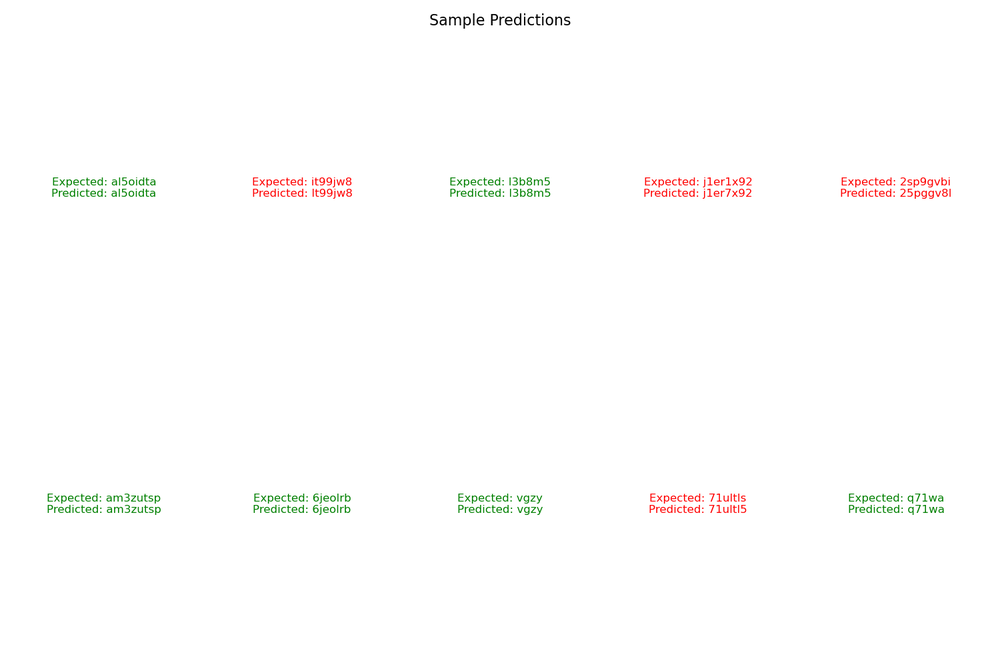
#> input picture playground/sample_predictions.png, 1000 x 667 px, shrunk from 1500 x 1000 before the run
$ python -i preprocessing.py   (imports and definitions only)
#> lines starting #> are read from the running program, lines starting #| are printed output that depends on the picture; after the words box and inside, x2 and y2 are one past the last pixel; in counts of white or black regions, pixels touching at a corner belong together
#> further down, picture is the input picture: shape (667, 1000, 3); mean B, G, R 252.9, 253.5, 253.7
import cv2
import numpy as np


"""
Preprocessing methods for Phase 1 of the pipeline.

Note: [Private] methods refer to internal helper functions that stay within this package, while [Public] methods
are the ones meant to be exported for use by other packages.
"""


"""
[Private] Denoising methods
"""
def replace_black_with_median(image: np.ndarray, kernel_size=5) -> np.ndarray:
    """
    Replaces all black pixels in an image with the median of their local neighborhood.

    Parameters:
        image: Input image (grayscale or color)
        kernel_size: Size of the patch used for computing the median
    Returns:
        denoised_image: Image with black pixels replaced by median values
    """
#> called with kernel_size = 5
    is_color = len(image.shape) == 3
#> is_color = True

    # Define black pixel condition
    if is_color:
        black_pixels = np.all(image == [0, 0, 0], axis=-1)  # Mask for black pixels
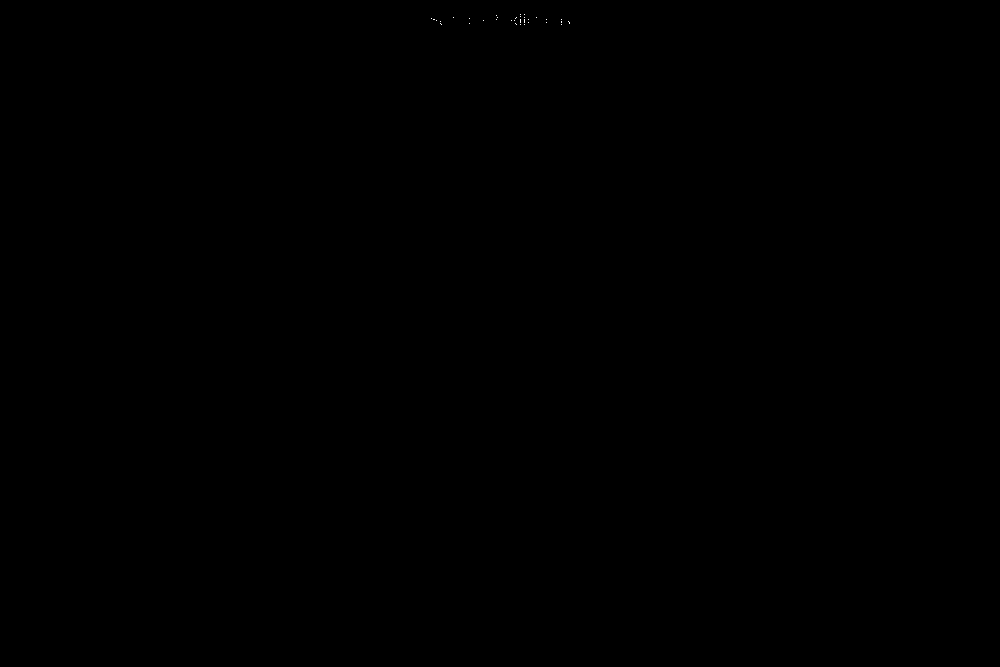
#> black_pixels: shape (667, 1000) bool; 0.01% white in thin lines or dots, all inside (x1, y1, x2, y2) = (431, 14, 570, 25)
    else:
        black_pixels = (image == 0)  # Grayscale mask

    # Compute median blur (preserves edges better than Gaussian blur)
    median_filtered = cv2.medianBlur(image, kernel_size)
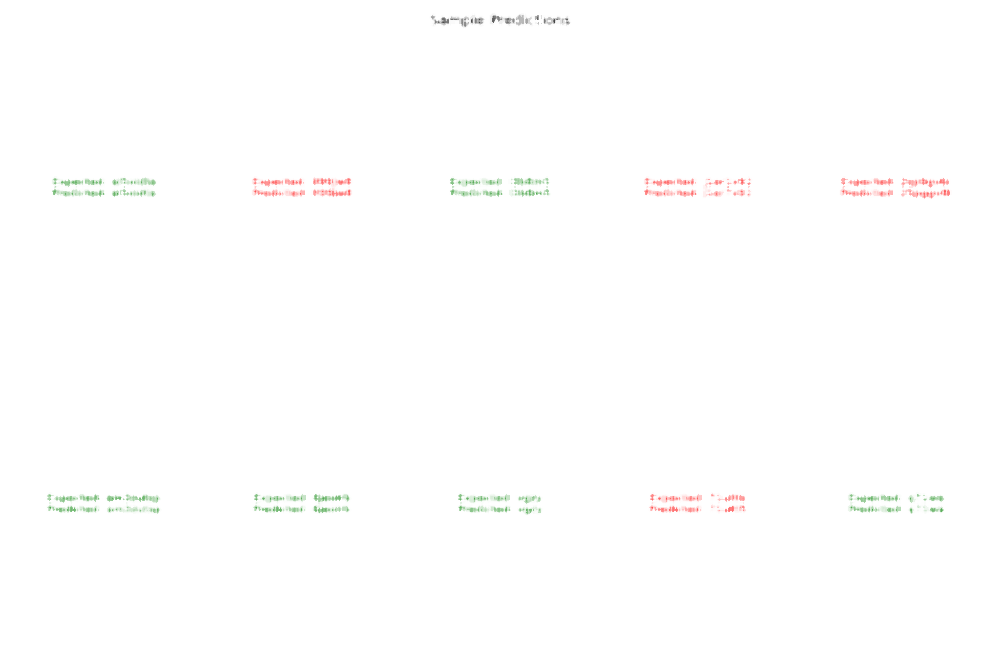
#> median_filtered: shape (667, 1000, 3); mean of channels 0, 1, 2 254, 254.3, 254.4; drawn as B, G, R

    # Replace black pixels with median values
    image[black_pixels] = median_filtered[black_pixels]
#> image: shape (667, 1000, 3); 0.01% of pixels changed, all inside (x1, y1, x2, y2) = (431, 14, 570, 25)

    return image


def remove_salt_and_pepper_noise_by_morphology(image: np.ndarray, kernel_size = 1) -> np.ndarray:
    kernel = np.ones((kernel_size, kernel_size), np.uint8)
    return cv2.morphologyEx(image, cv2.MORPH_OPEN, kernel)


"""
[Private] Binarization methods
"""
def binarization_max_contrast(image: np.ndarray) -> np.ndarray:
    """
    To prevent missing out on text characters which are too bright or light-colored, compare
    grayscale, HSV Value (V) channel, and LAB Lightness (L) channel to pick the best channel
    for binarization.
    """
    # Get grayscale, HSV V, and LAB L channels
    grayscale = cv2.cvtColor(image, cv2.COLOR_BGR2GRAY)
    hsv = cv2.cvtColor(image, cv2.COLOR_BGR2HSV)
#> hsv: shape (667, 1000, 3); mean H, S, V 0.7, 1.6, 254.3
    v_channel = hsv[:, :, 2]
    lab = cv2.cvtColor(image, cv2.COLOR_BGR2LAB)
#> lab: shape (667, 1000, 3); mean of channels 0, 1, 2 253.8, 128, 128.4
    l_channel = lab[:, :, 0]

    # Pick the best channel dynamically (whichever has the highest variance)
    choices = [grayscale, v_channel, l_channel]
    best_channel = max(choices, key=lambda x: np.var(x))  # Higher variance = better contrast

    # Apply Adaptive Thresholding for dynamic text binarization
    binarized = cv2.adaptiveThreshold(
        best_channel, 255,
        cv2.ADAPTIVE_THRESH_GAUSSIAN_C,
        cv2.THRESH_BINARY_INV,
        11, 2
    )
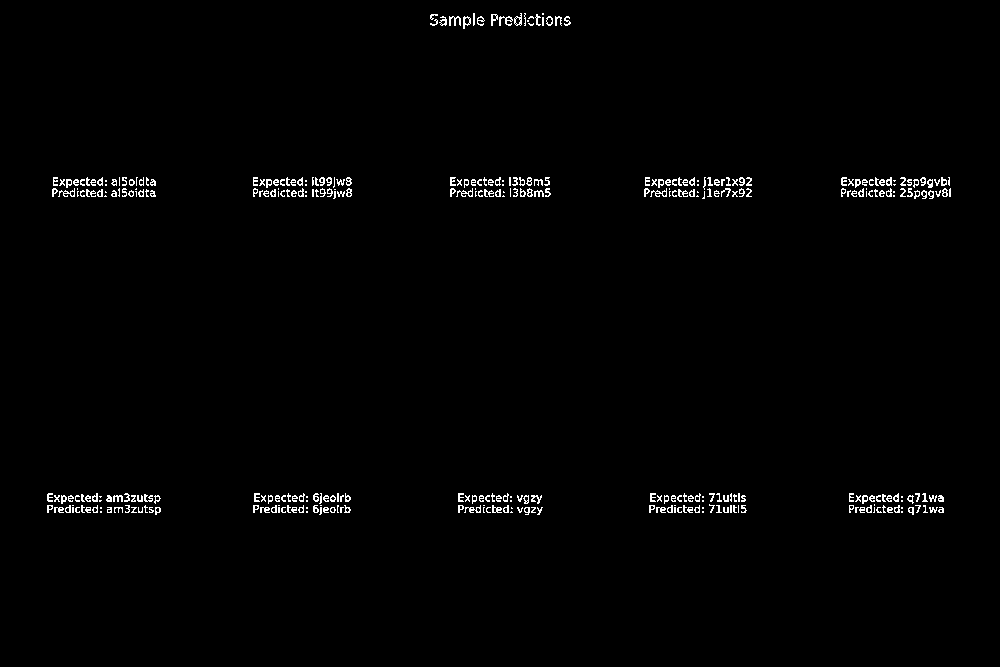
#> binarized: shape (667, 1000); 1.2% white in thin lines or dots, all inside (x1, y1, x2, y2) = (47, 13, 951, 515)
    return binarized


"""
[Public] Preprocessing methods (using a mix and match of various denoising and binarization methods)
"""
def preprocess_image_v1(image: np.ndarray) -> np.ndarray:
    """
    Applies black pixel median filtering, salt and pepper removal, then max contrast binarization.
    """
    denoised_image = replace_black_with_median(image.copy())
    denoised_image = remove_salt_and_pepper_noise_by_morphology(denoised_image)
    return binarization_max_contrast(denoised_image)


def preprocess_image_v2(image: np.ndarray) -> np.ndarray:
    """
    Applies black pixel median filtering, salt and pepper removal, then <some other binarization method>.
    """
    pass


>>> import cv2
>>> picture = cv2.imread('../sample_predictions.png')
>>> result = preprocess_image_v1(picture)

$ run again, on playground/feature_importance.png
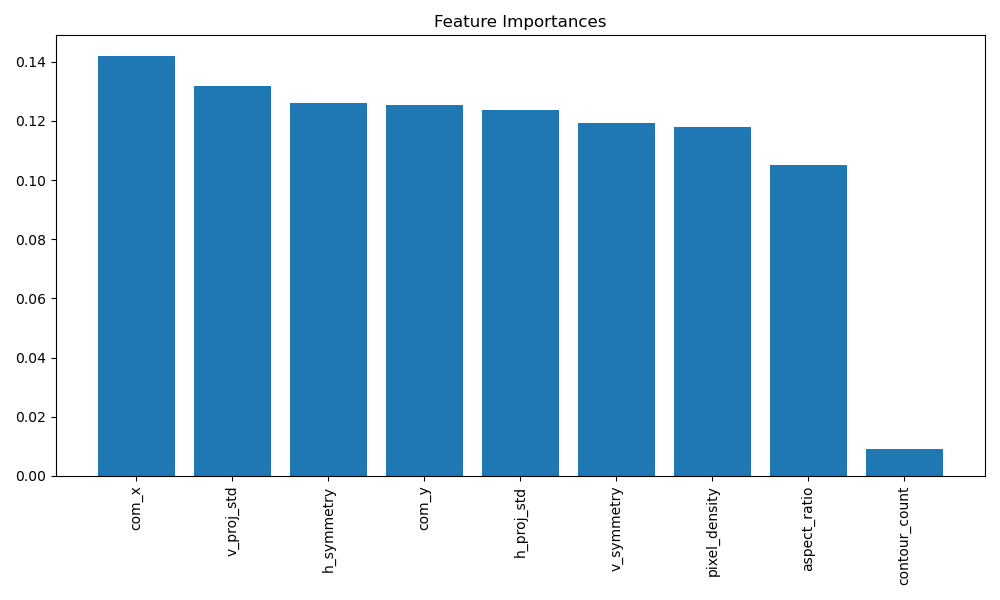
#> input picture playground/feature_importance.png, 1000 x 600 px
#> picture is the input picture: shape (600, 1000, 3); mean B, G, R 223.9, 200.7, 167.3
#> in replace_black_with_median, `black_pixels = np.all(image == [0, 0, 0], axis=-1)`:
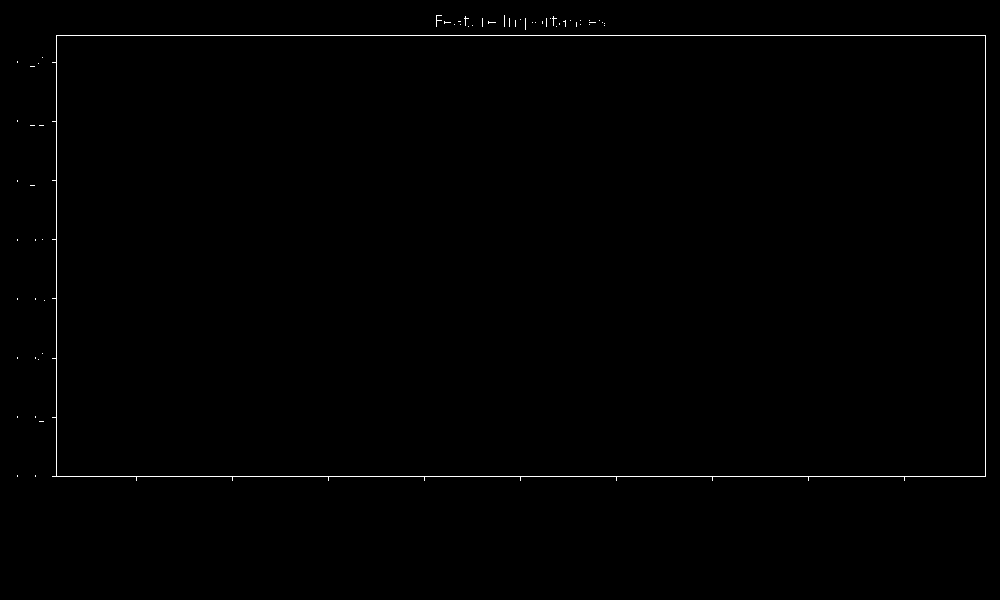
#> black_pixels: shape (600, 1000) bool; 0.51% white in thin lines or dots, all inside (x1, y1, x2, y2) = (17, 15, 986, 481)
#> image: shape (600, 1000, 3); 0.51% of pixels changed, all inside (x1, y1, x2, y2) = (17, 15, 986, 481)
#> hsv: shape (600, 1000, 3); mean H, S, V 38.9, 80.4, 225
#> lab: shape (600, 1000, 3); mean of channels 0, 1, 2 203, 126.9, 113.1
#> in binarization_max_contrast, `binarized = cv2.adaptiveThreshold( best_channel, 255, cv2.ADAPTIVE_THR..`:
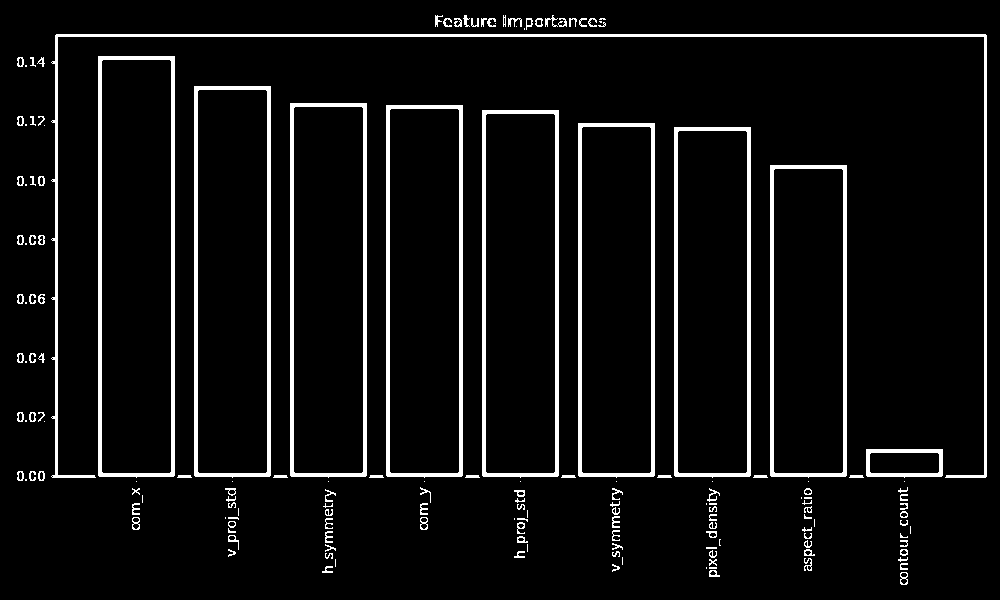
#> binarized: shape (600, 1000); 6.5% white; 166 white regions (45 under 20 px), largest, box (x1, y1, x2, y2) and area: (51, 34, 987, 478) 5738, (98, 56, 175, 478) 3923, (194, 86, 271, 478) 3683

$ run again, on playground/metrics_comparison.png
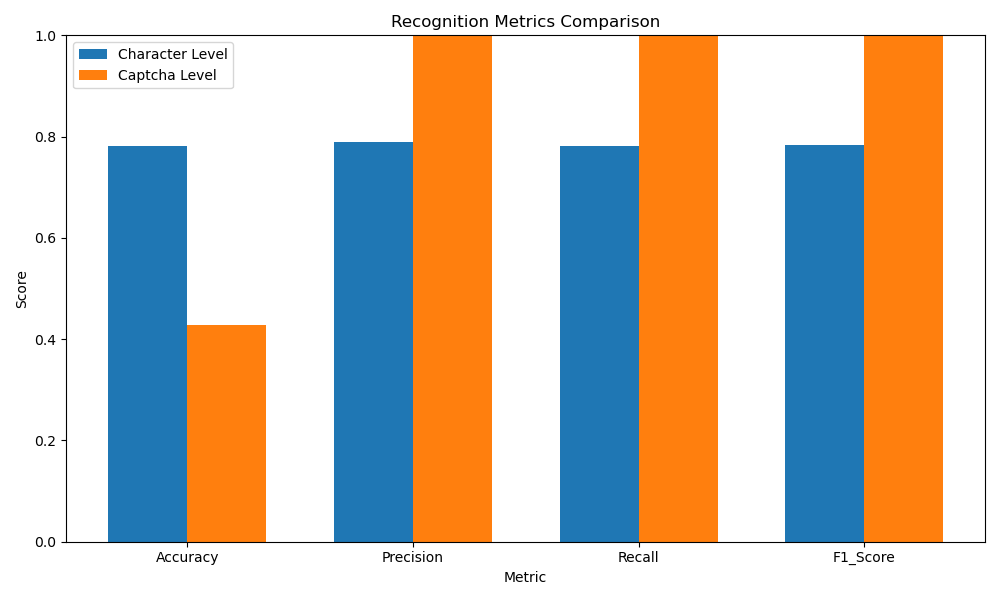
#> input picture playground/metrics_comparison.png, 1000 x 600 px
#> picture is the input picture: shape (600, 1000, 3); mean B, G, R 181.6, 194.6, 205.5
#> in replace_black_with_median, `black_pixels = np.all(image == [0, 0, 0], axis=-1)`:
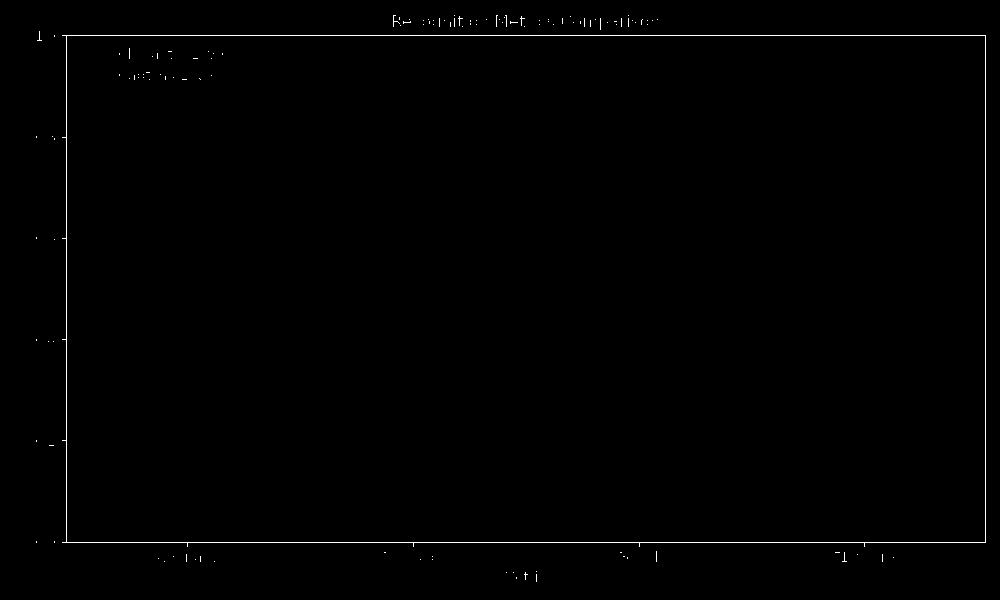
#> black_pixels: shape (600, 1000) bool; 0.55% white in thin lines or dots, all inside (x1, y1, x2, y2) = (36, 15, 986, 582)
#> image: shape (600, 1000, 3); 0.55% of pixels changed, all inside (x1, y1, x2, y2) = (36, 15, 986, 582)
#> hsv: shape (600, 1000, 3); mean H, S, V 24.7, 99.7, 238
#> lab: shape (600, 1000, 3); mean of channels 0, 1, 2 206.6, 137.2, 136.3
#> in binarization_max_contrast, `binarized = cv2.adaptiveThreshold( best_channel, 255, cv2.ADAPTIVE_THR..`:
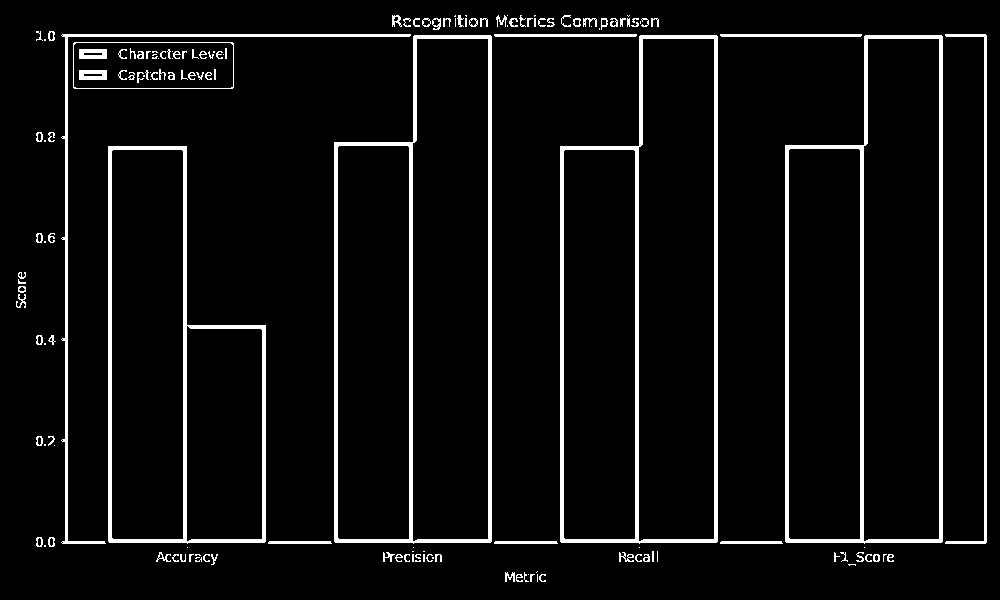
#> binarized: shape (600, 1000); 6% white; 157 white regions (53 under 20 px), largest, box (x1, y1, x2, y2) and area: (334, 35, 492, 544) 6815, (785, 35, 943, 544) 6803, (560, 35, 718, 544) 6799
